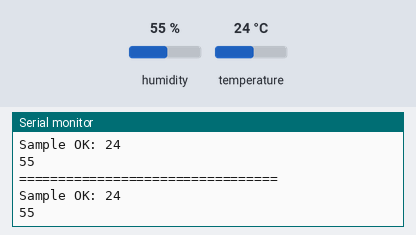
Bench run of a sketch on a simulated Arduino Uno, built with avr-gcc and run on an emulated ATmega328P. Parts: the last lines printed to the serial monitor. The inputs (shaded band) are chosen by the test bench; at power-on: humidity 55 %, temperature 24 °C.

Above: at 2.3 s.
2.4 s: humidity set to 22 %
At 3.7 s:
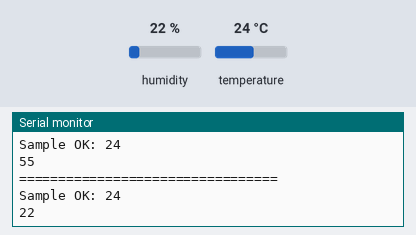
4.5 s: temperature set to 12 °C
At 5.8 s:
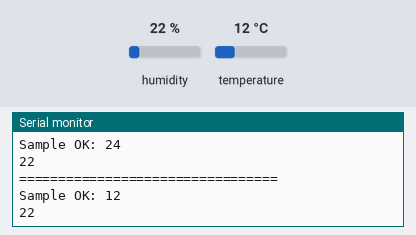
6.6 s: humidity set to 40 %
At 8.6 s:
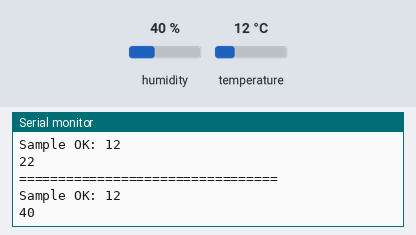
Timing chart, 0 to 10.1 s (numbered marks = the images above; inputs shaded):
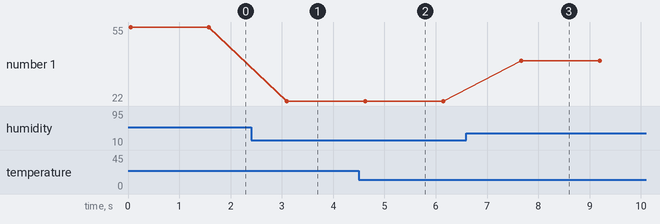

Measured:
- after the input at 2.4 s, the serial monitor: prints a new line after 0.70 s (image 1)
- after the input at 4.5 s, the serial monitor: prints a new line after 0.11 s (image 2)
- after the input at 6.6 s, the serial monitor: prints a new line after 1.1 s (image 3)
- plotted number 1: 55 → 22 after the input at 2.4 s, 22 → 40 after the input at 6.6 s

The sketch:

DHT11_humidity_temp_sensor.ino
```cpp
// Adafruit MLX90614 Library - Version: Latest


#include <SimpleDHT.h>

// for DHT11,
//      VCC: 5V or 3V
//      GND: GND
//      DATA: 2
int pinDHT11 = 2;
SimpleDHT11 dht11(pinDHT11);

void setup() {
  Serial.begin(9600);
}

void loop() {
  // start working...
  Serial.println("=================================");
  //Serial.println("Sample DHT11...");

  // read without samples.
  byte temperature = 0;
  byte humidity = 0;
  int err = SimpleDHTErrSuccess;
  if ((err = dht11.read(&temperature, &humidity, NULL)) != SimpleDHTErrSuccess) {
    Serial.print("Read DHT11 failed, err="); Serial.println(err);delay(1000);
    return;
  }

  Serial.print("Sample OK: ");
  Serial.println((int)temperature);
  //Serial.print(" *C, ");
  Serial.println((int)humidity);
  //Serial.println(" H");

  // DHT11 sampling rate is 1HZ.
  delay(1500);
}
```
